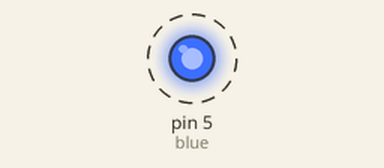
A sketch run on a simulated Arduino Uno, built with avr-gcc and run on an emulated ATmega328P. Shown: output pins drawn as LEDs (lit = HIGH). Dashed ring = blinking.

Above: at 0.5 s.
Timing chart, 0 to 4.6 s (numbered marks = the images above):
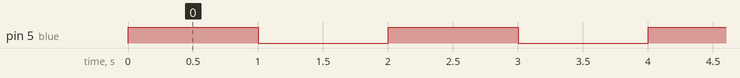

Measured:
- by itself, pin 5 (blue): alternates HIGH for 1.0 s and LOW for 1.0 s

The sketch:

W09_01_DEMO-simpleBlink.ino
```cpp
// demo simple blink

int blue = 5;


void setup() {
  // put your setup code here, to run once:
  pinMode(blue,OUTPUT);
}

void loop() {
  // put your main code here, to run repeatedly:

  digitalWrite(blue, 1);
  delay(1000);

  digitalWrite(blue, 0);
  delay(1000);

}
```
